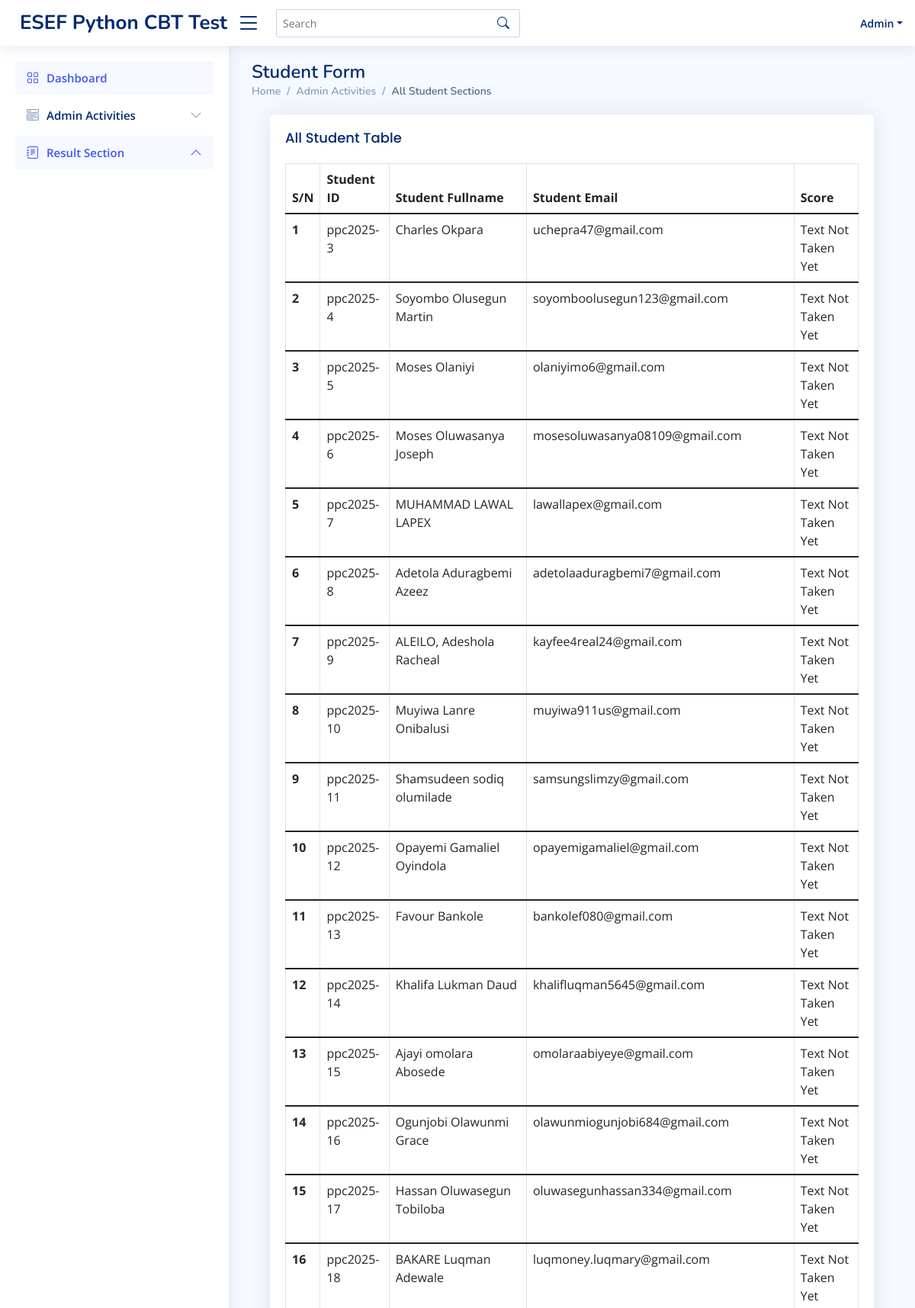
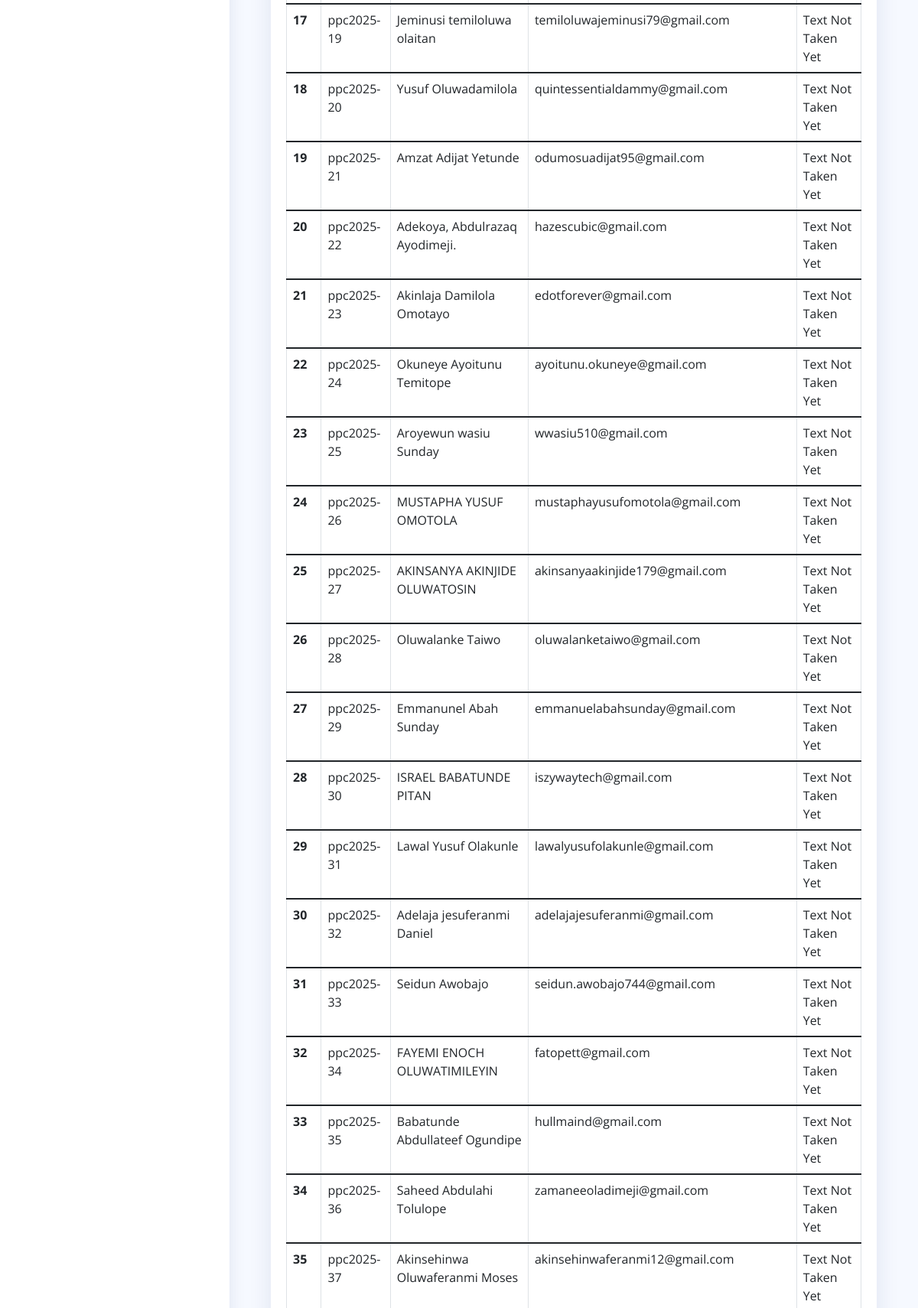
The app's page /all_student (signed in, upper part) with its own data (2 pictures, top to bottom).
### cbt_test/models.py (models this page shows, shortened)
class Student(db.Model):
    id = db.Column(db.Integer, primary_key=True)
    studentID = db.Column(db.String(25), unique=True, nullable=False)
    fullname = db.Column(db.String(60), nullable=False)
    email = db.Column(db.String(120), unique=True, nullable=False)
    score = db.Column(db.Integer, nullable=True)
    status = db.Column(db.String(25), nullable=False, default='Text Not Taken Yet')

### cbt_test/routes.py (the view, shortened to what this page needs)
@main.route("/all_student", methods=['GET', 'POST'])
@login_required
def allStudent():
    students=Student.query.all()
    form = downloadAllStudent()
    return render_template("all_student.html", students=students, form=form)

### cbt_test/forms.py
class downloadAllStudent(FlaskForm):
    download = SubmitField('Download Student Details as PDF')

### cbt_test/models.py (called while the page is built)
@loginManager.user_loader
def loadUser(userID):
    return Admin.query.get(int(userID))

### cbt_test/templates/all_student.html (shortened to what this page needs)
{% extends "layout.html" %}
    {% block content %}
    <main id="main" class="main">
        <div class="pagetitle">
            <h1>Student Form</h1>
                <nav>
                    <ol class="breadcrumb">
                    <li class="breadcrumb-item"><a href="{{ url_for('main.home') }}">Home</a></li>
                    <li class="breadcrumb-item">Admin Activities</li>
                    <li class="breadcrumb-item active">All Student Sections</li>
                    </ol>
                </nav>
        </div>
        <div class="container">
            <section class="section register min-vh-200 d-flex flex-column  py-1">
                <div class="container">
                    <div class="row ">
                        <div class="col-lg-12">
                                <form method="POST" action="">
                                    <div class="card">
                                        <div class="card-body">
                                            <h5 class="card-title">All Student Table</h5>
                                            <table class="table table-bordered">
                                                <thead>
                                                <tr>
                                                    <th scope="col">S/N</th>
                                                    <th scope="col">Student ID</th>
                                                    <th scope="col">Student Fullname</th>
                                                    <th scope="col">Student Email</th>
                                                    <th scope="col">Score</th>
                                                </tr>
                                                </thead>
                                                {% for student in students %}
                                                    <tbody>
                                                        <tr>
                                                            <th scope="row">{{ loop.index }}</th>
                                                            <td>{{ student.studentID }}</td>
                                                            <td>{{ student.fullname }}</td>
                                                            <td>{{ student.email }}</td>
                                                            {% if student.score == None %}
                                                                <td>{{ student.status }}</td>
                                                            {% else %}
                                                                <td>{{ student.score }}</td>
                                                            {% endif %}
                                                        </tr>
                                                    </tbody>
                                                {% endfor %}
                                            </table>
                                        </div>
                                    </div>
                                </form>
                            </div>
                        </div>
                    </div>
                </div>
      </main>
    {% endblock %}

### cbt_test/static/style.css (style rules this page uses)
:root { scroll-behavior: smooth; }
body { font-family: "Open Sans", sans-serif; background: #f6f9ff; color: #444444; }
a { color: #4154f1; text-decoration: none; }
h1, h2, h3, h4, h5, h6 { font-family: "Nunito", sans-serif; }
#main { margin-top: 60px; padding: 20px 30px; transition: all 0.3s; }
.pagetitle { margin-bottom: 10px; }
.pagetitle h1 { font-size: 24px; margin-bottom: 0; font-weight: 600; color: #012970; }
.card { margin-bottom: 30px; border: none; border-radius: 5px; box-shadow: 0px 0 30px rgba(1, 41, 112, 0.1); }
.card-title { padding: 20px 0 15px 0; font-size: 18px; font-weight: 500; color: #012970; font-family: "Poppins", sans-serif; }
.card-body { padding: 0 20px 20px 20px; }
.breadcrumb { font-size: 14px; font-family: "Nunito", sans-serif; color: #899bbd; font-weight: 600; }
.breadcrumb a { color: #899bbd; transition: 0.3s; }
.breadcrumb .breadcrumb-item::before { color: #899bbd; }
.breadcrumb .active { color: #51678f; font-weight: 600; }
@media (min-width: 1200px) { #main, #footer { margin-left: 300px; } }

### records on screen
Student: studentID "ppc2025-3", fullname "Charles Okpara", email "uchepra47@gmail.com", status "Text Not Taken Yet"
Student: studentID "ppc2025-4", fullname "Soyombo Olusegun Martin", email "soyomboolusegun123@gmail.com", status "Text Not Taken Yet"
Student: studentID "ppc2025-5", fullname "Moses Olaniyi", email "olaniyimo6@gmail.com", status "Text Not Taken Yet"
Student: studentID "ppc2025-6", fullname "Moses Oluwasanya Joseph", email "mosesoluwasanya08109@gmail.com", status "Text Not Taken Yet"
Student: studentID "ppc2025-7", fullname "MUHAMMAD LAWAL LAPEX", email "lawallapex@gmail.com", status "Text Not Taken Yet"
Student: studentID "ppc2025-8", fullname "Adetola Aduragbemi Azeez", email "adetolaaduragbemi7@gmail.com", status "Text Not Taken Yet"
Student: studentID "ppc2025-9", fullname "ALEILO, Adeshola Racheal", email "kayfee4real24@gmail.com", status "Text Not Taken Yet"
Student: studentID "ppc2025-10", fullname "Muyiwa Lanre Onibalusi", email "muyiwa911us@gmail.com", status "Text Not Taken Yet"
Student: studentID "ppc2025-11", fullname "Shamsudeen sodiq olumilade", email "samsungslimzy@gmail.com", status "Text Not Taken Yet"
Student: studentID "ppc2025-12", fullname "Opayemi Gamaliel Oyindola", email "opayemigamaliel@gmail.com", status "Text Not Taken Yet"
Student: studentID "ppc2025-13", fullname "Favour Bankole", email "bankolef080@gmail.com", status "Text Not Taken Yet"
Student: studentID "ppc2025-14", fullname "Khalifa Lukman Daud", email "khalifluqman5645@gmail.com", status "Text Not Taken Yet"
Student: studentID "ppc2025-15", fullname "Ajayi omolara Abosede", email "omolaraabiyeye@gmail.com", status "Text Not Taken Yet"
Student: studentID "ppc2025-16", fullname "Ogunjobi Olawunmi Grace", email "olawunmiogunjobi684@gmail.com", status "Text Not Taken Yet"
Student: studentID "ppc2025-17", fullname "Hassan Oluwasegun Tobiloba", email "oluwasegunhassan334@gmail.com", status "Text Not Taken Yet"
Student: studentID "ppc2025-18", fullname "BAKARE Luqman Adewale", email "luqmoney.luqmary@gmail.com", status "Text Not Taken Yet"
Student: studentID "ppc2025-19", fullname "Jeminusi temiloluwa olaitan", email "temiloluwajeminusi79@gmail.com", status "Text Not Taken Yet"
Student: studentID "ppc2025-20", fullname "Yusuf Oluwadamilola", email "quintessentialdammy@gmail.com", status "Text Not Taken Yet"
Student: studentID "ppc2025-21", fullname "Amzat Adijat Yetunde", email "odumosuadijat95@gmail.com", status "Text Not Taken Yet"
Student: studentID "ppc2025-22", fullname "Adekoya, Abdulrazaq Ayodimeji.", email "hazescubic@gmail.com", status "Text Not Taken Yet"
Student: studentID "ppc2025-23", fullname "Akinlaja Damilola Omotayo", email "edotforever@gmail.com", status "Text Not Taken Yet"
Student: studentID "ppc2025-24", fullname "Okuneye Ayoitunu Temitope", email "ayoitunu.okuneye@gmail.com", status "Text Not Taken Yet"
Student: studentID "ppc2025-25", fullname "Aroyewun wasiu Sunday", email "wwasiu510@gmail.com", status "Text Not Taken Yet"
Student: studentID "ppc2025-26", fullname "MUSTAPHA YUSUF OMOTOLA", email "mustaphayusufomotola@gmail.com", status "Text Not Taken Yet"
Student: studentID "ppc2025-27", fullname "AKINSANYA AKINJIDE OLUWATOSIN", email "akinsanyaakinjide179@gmail.com", status "Text Not Taken Yet"
Student: studentID "ppc2025-28", fullname "Oluwalanke Taiwo", email "oluwalanketaiwo@gmail.com", status "Text Not Taken Yet"
Student: studentID "ppc2025-29", fullname "Emmanunel Abah Sunday", email "emmanuelabahsunday@gmail.com", status "Text Not Taken Yet"
Student: studentID "ppc2025-30", fullname "ISRAEL BABATUNDE PITAN", email "iszywaytech@gmail.com", status "Text Not Taken Yet"
Student: studentID "ppc2025-31", fullname "Lawal Yusuf Olakunle", email "lawalyusufolakunle@gmail.com", status "Text Not Taken Yet"
Student: studentID "ppc2025-32", fullname "Adelaja jesuferanmi Daniel", email "adelajajesuferanmi@gmail.com", status "Text Not Taken Yet"
Student: studentID "ppc2025-33", fullname "Seidun Awobajo", email "seidun.awobajo744@gmail.com", status "Text Not Taken Yet"
Student: studentID "ppc2025-34", fullname "FAYEMI ENOCH OLUWATIMILEYIN", email "fatopett@gmail.com", status "Text Not Taken Yet"
Student: studentID "ppc2025-35", fullname "Babatunde Abdullateef Ogundipe", email "hullmaind@gmail.com", status "Text Not Taken Yet"
Student: studentID "ppc2025-36", fullname "Saheed Abdulahi Tolulope", email "zamaneeoladimeji@gmail.com", status "Text Not Taken Yet"
Student: studentID "ppc2025-37", fullname "Akinsehinwa Oluwaferanmi Moses", email "akinsehinwaferanmi12@gmail.com", status "Text Not Taken Yet"
